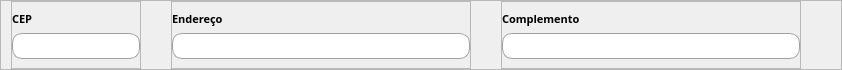
          <widget class="QFrame" name="frame_28">
           <property name="sizePolicy">
            <sizepolicy hsizetype="Preferred" vsizetype="Expanding">
             <horstretch>0</horstretch>
             <verstretch>0</verstretch>
            </sizepolicy>
           </property>
           <property name="minimumSize">
            <size>
             <width>0</width>
             <height>70</height>
            </size>
           </property>
           <property name="maximumSize">
            <size>
             <width>16777215</width>
             <height>70</height>
            </size>
           </property>
           <property name="frameShape">
            <enum>QFrame::StyledPanel</enum>
           </property>
           <property name="frameShadow">
            <enum>QFrame::Raised</enum>
           </property>
           <layout class="QGridLayout" name="gridLayout_25">
            <property name="leftMargin">
             <number>10</number>
            </property>
            <property name="topMargin">
             <number>0</number>
            </property>
            <property name="rightMargin">
             <number>0</number>
            </property>
            <property name="bottomMargin">
             <number>0</number>
            </property>
            <property name="horizontalSpacing">
             <number>30</number>
            </property>
            <property name="verticalSpacing">
             <number>9</number>
            </property>
            <item row="0" column="1">
             <widget class="QFrame" name="frame_48">
              <property name="sizePolicy">
               <sizepolicy hsizetype="Expanding" vsizetype="Preferred">
                <horstretch>0</horstretch>
                <verstretch>0</verstretch>
               </sizepolicy>
              </property>
              <property name="minimumSize">
               <size>
                <width>300</width>
                <height>0</height>
               </size>
              </property>
              <property name="maximumSize">
               <size>
                <width>400</width>
                <height>70</height>
               </size>
              </property>
              <property name="frameShape">
               <enum>QFrame::StyledPanel</enum>
              </property>
              <property name="frameShadow">
               <enum>QFrame::Raised</enum>
              </property>
              <layout class="QGridLayout" name="gridLayout_44">
               <property name="leftMargin">
                <number>0</number>
               </property>
               <property name="topMargin">
                <number>9</number>
               </property>
               <property name="rightMargin">
                <number>0</number>
               </property>
               <item row="0" column="0">
                <widget class="QLabel" name="label_38">
                 <property name="font">
                  <font>
                   <family>Raleway</family>
                   <pointsize>8</pointsize>
                   <weight>75</weight>
                   <bold>true</bold>
                  </font>
                 </property>
                 <property name="text">
                  <string>Endereço</string>
                 </property>
                </widget>
               </item>
               <item row="1" column="0">
                <widget class="QLineEdit" name="input_endereco">
                 <property name="sizePolicy">
                  <sizepolicy hsizetype="Expanding" vsizetype="Expanding">
                   <horstretch>0</horstretch>
                   <verstretch>0</verstretch>
                  </sizepolicy>
                 </property>
                 <property name="maximumSize">
                  <size>
                   <width>16777215</width>
                   <height>30</height>
                  </size>
                 </property>
                 <property name="font">
                  <font>
                   <family>Raleway</family>
                  </font>
                 </property>
                 <property name="styleSheet">
                  <string notr="true">QLineEdit {
	background-color:white;
	border-radius: 10px;
	border: 1px solid rgb(158, 162, 166);
	padding-left: 20px;
}</string>
                 </property>
                </widget>
               </item>
              </layout>
             </widget>
            </item>
            <item row="0" column="2">
             <widget class="QFrame" name="frame_44">
              <property name="sizePolicy">
               <sizepolicy hsizetype="Expanding" vsizetype="Preferred">
                <horstretch>0</horstretch>
                <verstretch>0</verstretch>
               </sizepolicy>
              </property>
              <property name="minimumSize">
               <size>
                <width>300</width>
                <height>0</height>
               </size>
              </property>
              <property name="maximumSize">
               <size>
                <width>300</width>
                <height>70</height>
               </size>
              </property>
              <property name="frameShape">
               <enum>QFrame::StyledPanel</enum>
              </property>
              <property name="frameShadow">
               <enum>QFrame::Raised</enum>
              </property>
              <layout class="QGridLayout" name="gridLayout_39">
               <property name="leftMargin">
                <number>0</number>
               </property>
               <property name="topMargin">
                <number>9</number>
               </property>
               <property name="rightMargin">
                <number>0</number>
               </property>
               <item row="1" column="0">
                <widget class="QLineEdit" name="input_complemento">
                 <property name="sizePolicy">
                  <sizepolicy hsizetype="Expanding" vsizetype="Expanding">
                   <horstretch>0</horstretch>
                   <verstretch>0</verstretch>
                  </sizepolicy>
                 </property>
                 <property name="maximumSize">
                  <size>
                   <width>16777215</width>
                   <height>30</height>
                  </size>
                 </property>
                 <property name="font">
                  <font>
                   <family>Raleway</family>
                  </font>
                 </property>
                 <property name="styleSheet">
                  <string notr="true">QLineEdit {
	background-color:white;
	border-radius: 10px;
	border: 1px solid rgb(158, 162, 166);
	padding-left: 20px;
}</string>
                 </property>
                </widget>
               </item>
               <item row="0" column="0">
                <widget class="QLabel" name="label_28">
                 <property name="font">
                  <font>
                   <family>Raleway</family>
                   <pointsize>8</pointsize>
                   <weight>75</weight>
                   <bold>true</bold>
                  </font>
                 </property>
                 <property name="text">
                  <string>Complemento</string>
                 </property>
                </widget>
               </item>
              </layout>
             </widget>
            </item>
            <item row="0" column="0">
             <widget class="QFrame" name="frame_49">
              <property name="minimumSize">
               <size>
                <width>100</width>
                <height>0</height>
               </size>
              </property>
              <property name="maximumSize">
               <size>
                <width>150</width>
                <height>70</height>
               </size>
              </property>
              <property name="frameShape">
               <enum>QFrame::StyledPanel</enum>
              </property>
              <property name="frameShadow">
               <enum>QFrame::Raised</enum>
              </property>
              <layout class="QGridLayout" name="gridLayout_45">
               <property name="leftMargin">
                <number>0</number>
               </property>
               <property name="topMargin">
                <number>9</number>
               </property>
               <property name="rightMargin">
                <number>0</number>
               </property>
               <item row="0" column="0">
                <widget class="QLabel" name="label_40">
                 <property name="font">
                  <font>
                   <family>Raleway</family>
                   <pointsize>8</pointsize>
                   <weight>75</weight>
                   <bold>true</bold>
                  </font>
                 </property>
                 <property name="text">
                  <string>CEP</string>
                 </property>
                </widget>
               </item>
               <item row="1" column="0">
                <widget class="QLineEdit" name="input_cep">
                 <property name="sizePolicy">
                  <sizepolicy hsizetype="Expanding" vsizetype="Expanding">
                   <horstretch>0</horstretch>
                   <verstretch>0</verstretch>
                  </sizepolicy>
                 </property>
                 <property name="maximumSize">
                  <size>
                   <width>16777215</width>
                   <height>30</height>
                  </size>
                 </property>
                 <property name="font">
                  <font>
                   <family>Raleway</family>
                  </font>
                 </property>
                 <property name="styleSheet">
                  <string notr="true">QLineEdit {
	background-color:white;
	border-radius: 10px;
	border: 1px solid rgb(158, 162, 166);
	padding-left: 20px;
}</string>
                 </property>
                </widget>
               </item>
              </layout>
             </widget>
            </item>
            <item row="0" column="3">
             <spacer name="horizontalSpacer_10">
              <property name="orientation">
               <enum>Qt::Horizontal</enum>
              </property>
              <property name="sizeHint" stdset="0">
               <size>
                <width>40</width>
                <height>20</height>
               </size>
              </property>
             </spacer>
            </item>
           </layout>
          </widget>
